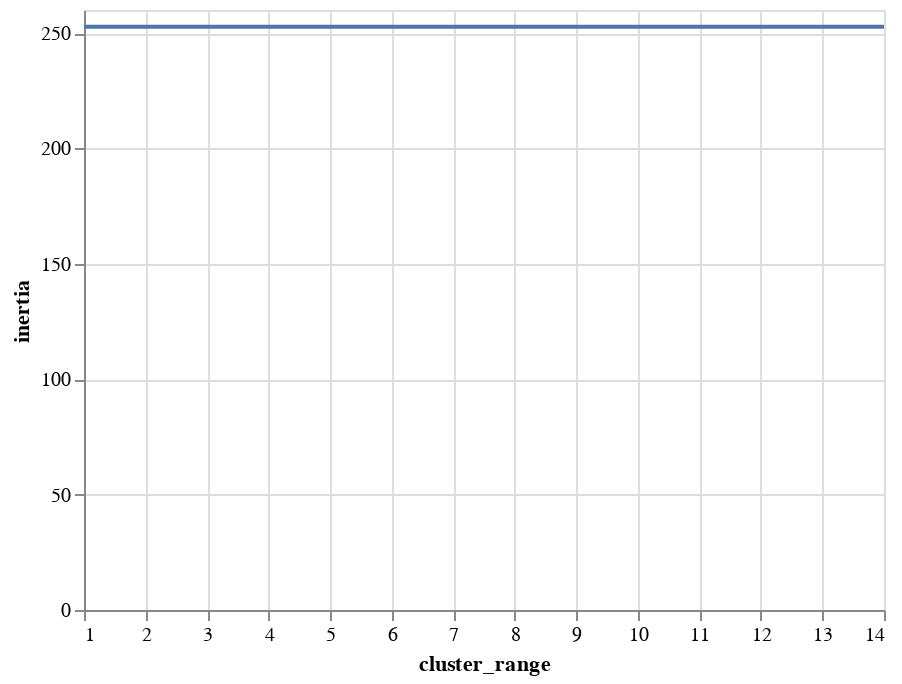

Notebook cell for this chart:
### Code cell
alt.Chart(clusters).mark_line().encode(alt.X('cluster_range'), alt.Y('inertia'))

### Figure 1 — Vega-Lite specification as saved in the notebook (floating-point values rounded to 4 significant figures)
{"config": {"view": {"continuousWidth": 400, "continuousHeight": 300}}, "data": {"name": "data-59cd30e56953f6bf96daa467912aee1a"}, "mark": "line", "encoding": {"x": {"type": "quantitative", "field": "cluster_range"}, "y": {"type": "quantitative", "field": "inertia"}}, "$schema": "https://vega.github.io/schema/vega-lite/v4.8.1.json", "datasets": {"data-59cd30e56953f6bf96daa467912aee1a": [{"cluster_range": 1, "inertia": 252.7}, {"cluster_range": 2, "inertia": 252.7}, {"cluster_range": 3, "inertia": 252.7}, {"cluster_range": 4, "inertia": 252.7}, {"cluster_range": 5, "inertia": 252.7}, {"cluster_range": 6, "inertia": 252.7}, {"cluster_range": 7, "inertia": 252.7}, {"cluster_range": 8, "inertia": 252.7}, {"cluster_range": 9, "inertia": 252.7}, {"cluster_range": 10, "inertia": 252.7}, {"cluster_range": 11, "inertia": 252.7}, {"cluster_range": 12, "inertia": 252.7}, {"cluster_range": 13, "inertia": 252.7}, {"cluster_range": 14, "inertia": 252.7}]}}
